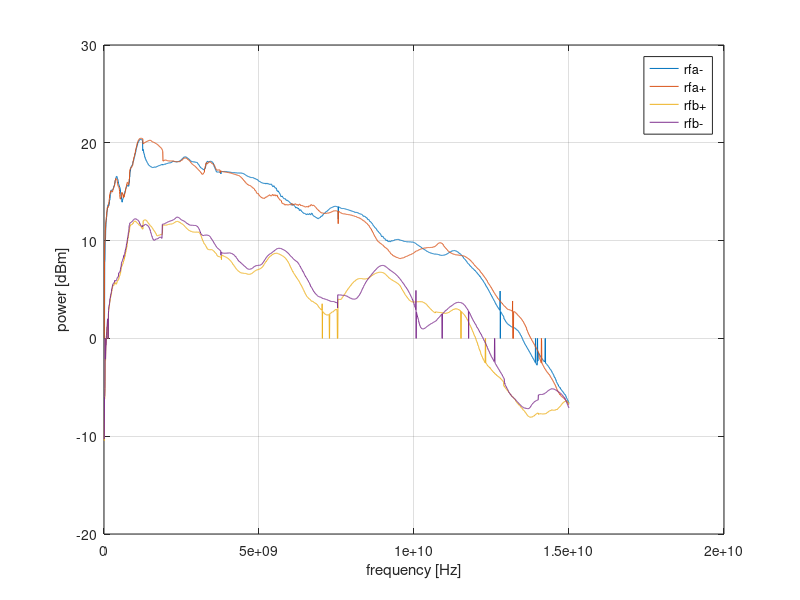

The MATLAB source for this figure:
%Load RFAMINUS
v = dlmread('RF_A_MINUS_15000_TO_10_MHZ_20MV_PER_DBM.csv');
v = v(39:2299,:);
frfaminus = linspace(15000e6, 10e6, length(v));
powerrfaminus = v(:,2)/0.02;

%Load RFAPLUS
v = dlmread('RF_A_PLUS_15000_TO_10_MHZ_20MV_PER_DBM.csv');
v = v(36:2293,:);
frfaplus = linspace(15000e6, 10e6, length(v));
powerrfaplus = v(:,2)/0.02;

%Load RFBPLUS
v = dlmread('RF_B_PLUS_15000_TO_10_MHZ_20MV_PER_DBM.csv');
v = v(38:2299,:);
frfbplus = linspace(15000e6, 10e6, length(v));
powerrfbplus = v(:,2)/0.02;

%Load RFBMINUS
v = dlmread('RF_B_MINUS_15000_TO_10_MHZ_20MV_PER_DBM.csv');
v = v(29:2288,:);
frfbminus = linspace(15000e6, 10e6, length(v));
powerrfbminus = v(:,2)/0.02;

plot(frfaminus, powerrfaminus, frfaplus, powerrfaplus, frfbplus, powerrfbplus, frfbminus, powerrfbminus);
xlabel('frequency [Hz]');
ylabel('power [dBm]');
legend('rfa-', 'rfa+', 'rfb+', 'rfb-');
grid on;